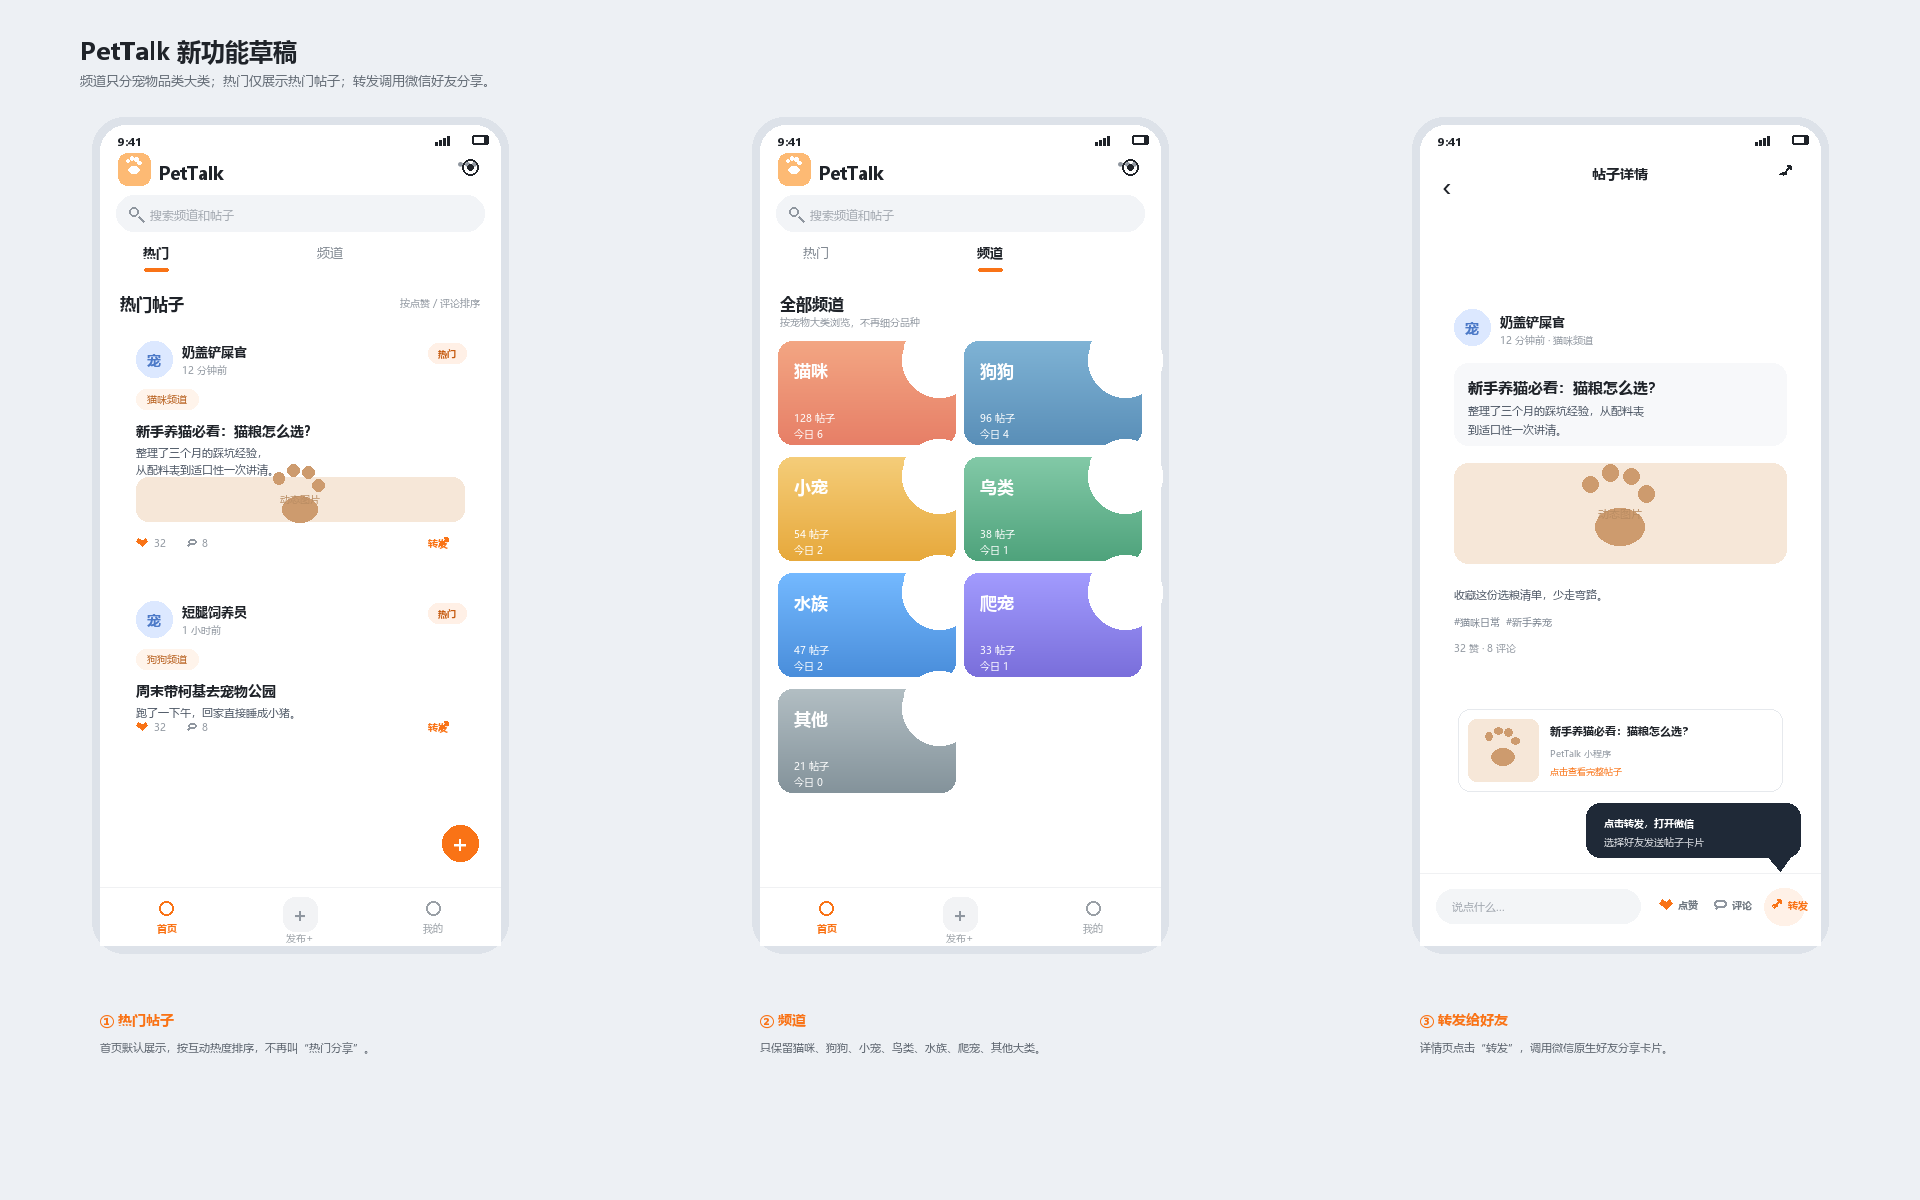

Python code for this plot:
# -*- coding: utf-8 -*-
from PIL import Image, ImageDraw, ImageFont

W, H = 1920, 1200
BG = "#EDF0F4"
INK = "#1F2329"
MUTED = "#8F969F"
ORANGE = "#F97316"
WHITE = "#FFFFFF"
CARD = "#FFFFFF"
BORDER = "#EEF0F3"
FONT = "C:/Windows/Fonts/msyh.ttc"
FONT_B = "C:/Windows/Fonts/msyhbd.ttc"

cache = {}
def f(size, bold=False):
    key = (size, bold)
    if key not in cache:
        cache[key] = ImageFont.truetype(FONT_B if bold else FONT, size, index=0)
    return cache[key]

def rr(draw, box, r, fill=None, outline=None, width=1):
    draw.rounded_rectangle(box, radius=r, fill=fill, outline=outline, width=width)

def text(draw, xy, s, size=13, bold=False, fill=INK, anchor="la"):
    draw.text(xy, s, font=f(size, bold), fill=fill, anchor=anchor)

def tw(draw, s, size=13, bold=False):
    return draw.textlength(s, font=f(size, bold))

def wrap(draw, s, size, maxw, bold=False):
    lines, cur = [], ""
    for ch in s:
        if ch == "\n":
            lines.append(cur); cur = ""
            continue
        if tw(draw, cur + ch, size, bold) <= maxw:
            cur += ch
        else:
            lines.append(cur); cur = ch
    if cur:
        lines.append(cur)
    return lines

def paw(draw, cx, cy, s=8, color=(255,255,255,235)):
    draw.ellipse((cx-s*1.15, cy-s*0.2, cx+s*1.15, cy+s*1.55), fill=color)
    for dx, dy in [(-1.4,-1.35),(-0.45,-1.9),(0.55,-1.75),(1.25,-0.9)]:
        draw.ellipse((cx+dx*s-s*0.39, cy+dy*s-s*0.39,
                      cx+dx*s+s*0.39, cy+dy*s+s*0.39), fill=color)

def _rgb(value):
    if isinstance(value, str):
        value = value.lstrip('#')
        return tuple(int(value[i:i+2], 16) for i in (0, 2, 4))
    return value


def gradient_box(draw, box, c1, c2, radius=16):
    c1, c2 = _rgb(c1), _rgb(c2)
    x1,y1,x2,y2 = [int(v) for v in box]
    tw_, th_ = x2-x1, y2-y1
    tile = Image.new("RGB", (tw_, th_))
    td = ImageDraw.Draw(tile)
    for i in range(th_):
        t = i / max(th_-1, 1)
        col = tuple(int(c1[j] + (c2[j]-c1[j])*t) for j in range(3))
        td.line([(0,i),(tw_,i)], fill=col)
    mask = Image.new("L", tile.size, 0)
    md = ImageDraw.Draw(mask)
    md.rounded_rectangle((0,0,tw_-1,th_-1), radius=radius, fill=255)
    draw._image.paste(tile, (x1,y1), mask)

def search_icon(draw, cx, cy, color=MUTED):
    draw.ellipse((cx-6,cy-6,cx+3,cy+3), outline=color, width=2)
    draw.line((cx+3,cy+3,cx+8,cy+8), fill=color, width=2)

def heart(draw, cx, cy, s=7, color="#F97316"):
    draw.polygon([(cx,cy+s*0.9),(cx-s,cy-s*0.1),(cx-s*0.55,cy-s*0.7),
                  (cx,cy-s*0.2),(cx+s*0.55,cy-s*0.7),(cx+s,cy-s*0.1)], fill=color)

def chat_icon(draw, cx, cy, s=6, color="#8F969F"):
    rr(draw,(cx-s,cy-s*0.75,cx+s,cy+s*0.55),3,fill=None,outline=color,width=2)
    draw.line((cx-s*0.45,cy+s*0.55,cx-s*0.9,cy+s*1.05),fill=color,width=2)

def share_icon(draw, cx, cy, s=7, color=ORANGE):
    draw.line((cx-s*0.4,cy+s*0.55,cx+s*0.65,cy-s*0.65),fill=color,width=2)
    draw.line((cx+s*0.65,cy-s*0.65,cx+s*0.15,cy-s*0.7),fill=color,width=2)
    draw.line((cx+s*0.65,cy-s*0.65,cx+s*0.6,cy-s*0.15),fill=color,width=2)
    draw.arc((cx-s,cy+s*0.15,cx+s*0.25,cy+s*1.15), 205, 335, fill=color, width=2)

def status(draw, x, y, w):
    text(draw,(x+18,y+9),"9:41",11,True,INK)
    bx=x+w-28
    rr(draw,(bx,y+10,bx+16,y+19),2,fill=INK)
    draw.rectangle((bx+2,y+12,bx+11,y+17),fill=WHITE)
    for i in range(4):
        hh=3+i*2
        draw.rectangle((x+w-65+i*4,y+20-hh,x+w-63+i*4,y+20),fill=INK)

def home_header(draw, sx, sy, sw, active):
    rr(draw,(sx,sy,sx+sw,sy+148),26,fill=WHITE)
    draw.rectangle((sx,sy+80,sx+sw,sy+148),fill=WHITE)
    status(draw,sx,sy,sw)
    # brand
    rr(draw,(sx+18,sy+28,sx+50,sy+60),9,fill="#FDBA74")
    paw(draw,sx+34,sy+42,4.4)
    text(draw,(sx+58,sy+35),"PetTalk",18,True,INK)
    text(draw,(sx+sw-22,sy+38),"···",17,True,MUTED,anchor="rm")
    draw.ellipse((sx+sw-38,sy+34,sx+sw-22,sy+50),outline=INK,width=2)
    draw.ellipse((sx+sw-33,sy+39,sx+sw-27,sy+45),fill=INK)
    # search
    rr(draw,(sx+16,sy+70,sx+sw-16,sy+106),18,fill="#F2F4F7")
    search_icon(draw,sx+35,sy+88)
    text(draw,(sx+50,sy+82),"搜索频道和帖子",12,False,"#A2A8B0")
    # tabs
    tabs=[("热门",sx+56),("频道",sx+sw/2+30)]
    for i,(label,cx) in enumerate(tabs):
        on=(i==active)
        text(draw,(cx,sy+128),label,13,on,INK if on else "#7F8790",anchor="mm")
        if on:
            rr(draw,(cx-12,sy+143,cx+12,sy+146),2,fill=ORANGE)

def bottom_tab(draw,sx,sy,sw,sh,selected=0):
    y=sy+sh-58
    draw.rectangle((sx,y,sx+sw,sy+sh),fill=WHITE)
    draw.line((sx,y,sx+sw,y),fill="#F0F1F3",width=1)
    items=[("首页",sx+sw/6),("发布+",sx+sw/2),("我的",sx+5*sw/6)]
    for i,(label,cx) in enumerate(items):
        on=(i==selected)
        color=ORANGE if on else "#9AA0A6"
        if i==1:
            rr(draw,(cx-17,y+10,cx+17,y+44),12,fill=ORANGE if on else "#F2F3F5")
            text(draw,(cx,y+27),"+",20,True,WHITE if on else "#8F969F",anchor="mm")
            text(draw,(cx,y+51),label,9.5,on,color,anchor="mm")
        else:
            draw.ellipse((cx-7,y+14,cx+7,y+28),outline=color,width=2)
            text(draw,(cx,y+41),label,9.5,on,color,anchor="mm")

def post_card(draw,sx,sy,sw,title,name,time,channel,lines,img=True,hot=True):
    h=246 if img else 170
    rr(draw,(sx,sy,sx+sw,sy+h),18,fill=CARD)
    # avatar
    rr(draw,(sx+18,sy+18,sx+54,sy+54),18,fill="#DCE8FF")
    text(draw,(sx+36,sy+36),"宠",14,True,"#4C79C7",anchor="mm")
    text(draw,(sx+64,sy+20),name,12.5,True,INK)
    text(draw,(sx+64,sy+40),time,9.5,False,MUTED)
    if hot:
        rr(draw,(sx+sw-54,sy+20,sx+sw-16,sy+40),10,fill="#FFF0E6")
        text(draw,(sx+sw-35,sy+30),"热门",9,True,"#C65B10",anchor="mm")
    # channel chip
    rr(draw,(sx+18,sy+66,sx+18+tw(draw,channel,9.5)+22,sy+86),10,fill="#FFF4EB")
    text(draw,(sx+29,sy+76),channel,9.5,False,"#B45A16",anchor="lm")
    # title
    text(draw,(sx+18,sy+98),title,13.5,True,INK)
    yy=sy+122
    for line in lines:
        text(draw,(sx+18,yy),line,10.5,False,"#4B5563")
        yy+=17
    if img:
        gradient_box(draw,(sx+18,sy+158,sx+sw-18,sy+198),'#D9C0A8','#9E7D63',12) if False else None
        # simple warm placeholder
        rr(draw,(sx+18,sy+154,sx+sw-18,sy+198),12,fill="#F6E7D8")
        paw(draw,sx+sw/2,sy+176,15,(205,155,110,120))
        text(draw,(sx+sw/2,sy+176),"动态图片",10,False,"#B88B61",anchor="mm")
    # footer
    fy=sy+h-26
    heart(draw,sx+24,fy-1,5.5,"#F97316")
    text(draw,(sx+36,fy-7),"32",9.5,False,MUTED)
    chat_icon(draw,sx+74,fy-1,4.5)
    text(draw,(sx+84,fy-7),"8",9.5,False,MUTED)
    share_icon(draw,sx+sw-38,fy-1,5.5)
    text(draw,(sx+sw-54,fy-7),"转发",9.5,True,ORANGE)

def channel_card(draw,x,y,w,h,name,c1,c2,count,today):
    gradient_box(draw,(x,y,x+w,y+h),c1,c2,14)
    draw.ellipse((x+w-54,y-18,x+w+20,y+56),fill=(255,255,255,26))
    paw(draw,x+w-34,y+18,10,(255,255,255,150))
    text(draw,(x+16,y+18),name,17,True,WHITE)
    text(draw,(x+16,y+h-34),f"{count} 帖子",9.5,False,(255,255,255,225))
    text(draw,(x+16,y+h-18),f"今日 {today}",9.5,False,(255,255,255,210))

img=Image.new("RGB",(W,H),BG)
d=ImageDraw.Draw(img)
text(d,(80,34),"PetTalk 新功能草稿",24,True,INK)
text(d,(80,72),"频道只分宠物品类大类；热门仅展示热门帖子；转发调用微信好友分享。",13,False,"#636B75")

phones=[(100,125),(760,125),(1420,125)]
pw,ph=400,820

for i,(x,y) in enumerate(phones):
    rr(d,(x-8,y-8,x+pw+8,y+ph+8),32,fill="#DDE2E9")
    rr(d,(x,y,x+pw,y+ph),26,fill=WHITE)

# ---------- screen 1: hot posts ----------
sx,sy=pw and phones[0]
home_header(d,sx,sy,pw,0)
text(d,(sx+20,sy+168),"热门帖子",16,True,INK)
text(d,(sx+pw-20,sy+171),"按点赞 / 评论排序",9.5,False,MUTED,anchor="ra")
post_card(d,sx+18,sy+198,pw-36,"新手养猫必看：猫粮怎么选？","奶盖铲屎官","12 分钟前","猫咪频道",["整理了三个月的踩坑经验，","从配料表到适口性一次讲清。"],True,True)
post_card(d,sx+18,sy+458,pw-36,"周末带柯基去宠物公园","短腿饲养员","1 小时前","狗狗频道",["跑了一下午，回家直接睡成小猪。"],False,True)
# floating plus
rr(d,(sx+pw-58,sy+ph-120,sx+pw-22,sy+ph-84),18,fill=ORANGE)
text(d,(sx+pw-40,sy+ph-102),"+",24,True,WHITE,anchor="mm")
bottom_tab(d,sx,sy,pw,ph,0)

# ---------- screen 2: channels ----------
sx,sy=phones[1]
home_header(d,sx,sy,pw,1)
text(d,(sx+20,sy+168),"全部频道",16,True,INK)
text(d,(sx+20,sy+190),"按宠物大类浏览，不再细分品种",9.5,False,MUTED)
colors=[("猫咪","#F3A683","#E77F67",128,6),("狗狗","#7FB3D5","#5A8FB8",96,4),("小宠","#F5CD79","#E7A93C",54,2),("鸟类","#82C9A7","#4FA37C",38,1),("水族","#74B9FF","#4A8EDB",47,2),("爬宠","#A29BFE","#7A6FDB",33,1),("其他","#B2BEC3","#84939B",21,0)]
for i,(name,c1,c2,count,today) in enumerate(colors):
    col=i%2; row=i//2
    x=sx+18+col*186; y=sy+216+row*116
    channel_card(d,x,y,178,104,name,c1,c2,count,today)
bottom_tab(d,sx,sy,pw,ph,0)

# ---------- screen 3: detail + share ----------
sx,sy=phones[2]
rr(d,(sx,sy,sx+pw,sy+148),26,fill=WHITE)
d.rectangle((sx,sy+75,sx+pw,sy+148),fill=WHITE)
status(d,sx,sy,pw)
text(d,(sx+22,sy+42),"‹",28,False,INK)
text(d,(sx+pw/2,sy+48),"帖子详情",14,True,INK,anchor="mm")
# share icon top right
share_icon(d,sx+pw-34,sy+46,7,INK)
# post body
rr(d,(sx+16,sy+164,sx+pw-16,sy+540),18,fill=WHITE)
rr(d,(sx+34,sy+184,sx+70,sy+220),18,fill="#DCE8FF")
text(d,(sx+52,sy+202),"宠",14,True,"#4C79C7",anchor="mm")
text(d,(sx+80,sy+188),"奶盖铲屎官",13,True,INK)
text(d,(sx+80,sy+208),"12 分钟前 · 猫咪频道",9.5,False,MUTED)
rr(d,(sx+34,sy+238,sx+pw-34,sy+320),14,fill="#F7F8FA")
text(d,(sx+48,sy+252),"新手养猫必看：猫粮怎么选？",15,True,INK)
text(d,(sx+48,sy+278),"整理了三个月的踩坑经验，从配料表",10.5,False,"#4B5563")
text(d,(sx+48,sy+297),"到适口性一次讲清。",10.5,False,"#4B5563")
rr(d,(sx+34,sy+338,sx+pw-34,sy+438),14,fill="#F6E7D8")
paw(d,sx+pw/2,sy+388,21,(205,155,110,120))
text(d,(sx+pw/2,sy+388),"动态图片",11,False,"#B88B61",anchor="mm")
text(d,(sx+34,sy+462),"收藏这份选粮清单，少走弯路。",10.5,False,"#4B5563")
text(d,(sx+34,sy+490),"#猫咪日常  #新手养宠",9.5,False,"#7B8490")
# stats
text(d,(sx+34,sy+516),"32 赞 · 8 评论",9.5,False,MUTED)
# bottom action bar
by=sy+ph-72
d.rectangle((sx,by,sx+pw,sy+ph),fill=WHITE)
d.line((sx,by,sx+pw,by),fill="#F0F1F3",width=1)
rr(d,(sx+16,by+16,sx+220,by+50),18,fill="#F3F5F7")
text(d,(sx+32,by+33),"说点什么...",10.5,False,"#A2A8B0",anchor="lm")
heart(d,sx+246,by+31,6.5,ORANGE)
text(d,(sx+258,by+25),"点赞",9.5,True,"#6F7780")
chat_icon(d,sx+300,by+31,5.5)
text(d,(sx+312,by+25),"评论",9.5,True,"#6F7780")
rr(d,(sx+344,by+15,sx+pw-16,by+52),19,fill="#FFF1E7")
share_icon(d,sx+357,by+31,5.5)
text(d,(sx+368,by+25),"转发",10,True,ORANGE)
# share hint bubble
rr(d,(sx+166,by-70,sx+pw-20,by-16),14,fill="#1F2937")
text(d,(sx+184,by-57),"点击转发，打开微信",10,True,WHITE)
text(d,(sx+184,by-38),"选择好友发送帖子卡片",10,False,"#E5E7EB")
d.polygon([(sx+pw-52,by-16),(sx+pw-40,by-2),(sx+pw-30,by-16)],fill="#1F2937")
# preview card
rr(d,(sx+38,by-164,sx+pw-38,by-82),12,fill=WHITE,outline="#E6E9ED")
rr(d,(sx+48,by-154,sx+118,by-92),8,fill="#F6E7D8")
paw(d,sx+83,by-123,10,(205,155,110,120))
text(d,(sx+130,by-150),"新手养猫必看：猫粮怎么选？",10.5,True,INK)
text(d,(sx+130,by-126),"PetTalk 小程序",9,False,MUTED)
text(d,(sx+130,by-108),"点击查看完整帖子",9,False,ORANGE)

# captions
notes=[
    ("① 热门帖子","首页默认展示，按互动热度排序，不再叫“热门分享”。"),
    ("② 频道","只保留猫咪、狗狗、小宠、鸟类、水族、爬宠、其他大类。"),
    ("③ 转发给好友","详情页点击“转发”，调用微信原生好友分享卡片。"),
]
for i,(tag,desc) in enumerate(notes):
    x=100+i*660
    text(d,(x,1010),tag,14,True,ORANGE)
    text(d,(x,1040),desc,11,False,"#59616B")

img.save(r"docs/design/channel-hot-share-draft.png", quality=95)
print("saved", img.size)
